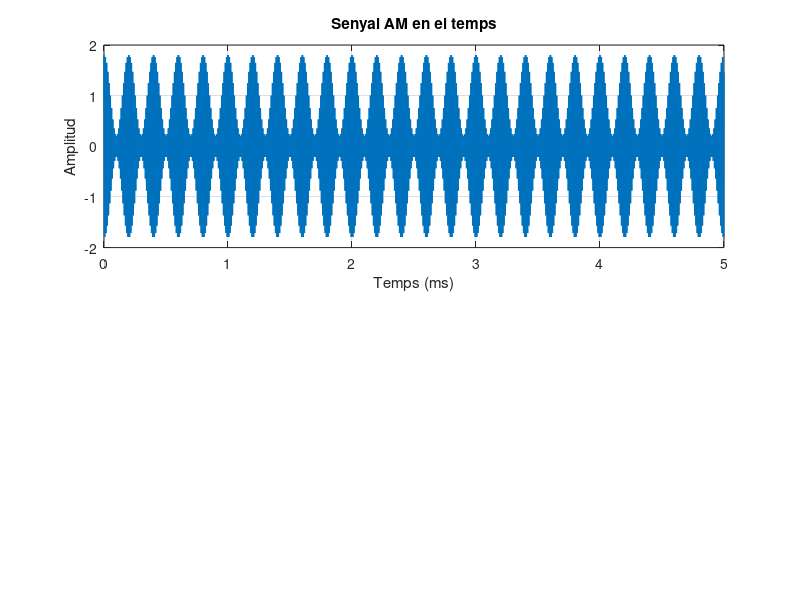

MATLAB code for this plot: (Note: this script raises an error after producing the figure.)
% Nom complet component/s del grup
clear all
close all

%% Paràmetres
fs = 1e6;
Tobs = 5e-3;
t = 0:1/fs:(Tobs-1/fs);
Z = 50;

fm = 5e3;
fc = 100e3;
m = 0.8;

%% Senyals moduladora i portadora
xm = cos(2*pi*fm*t);
xc = cos(2*pi*fc*t);

%% AM
sAM = (1 + m*xm).*xc;

figure
subplot(2,1,1)
plot(t*1e3, sAM, 'LineWidth', 1.2)
xlabel('Temps (ms)')
ylabel('Amplitud')
title('Senyal AM en el temps')
grid on

[Xam,kam] = FuncioTFZP(sAM, fs, 8*length(sAM));
subplot(2,1,2)
plot(kam/1e3, abs(Xam), 'LineWidth', 1.2)
xlabel('Freqüència (kHz)')
ylabel('|S_{AM}(f)|')
title('Espectre de la senyal AM')
axis([0 200 0 max(abs(Xam))*1.1])
grid on

%% Càlcul de m amb Emax i Emin
Emax = max(sAM);
Emin = min(sAM);
m_temps = (Emax - abs(Emin)) / (Emax + abs(Emin));

%% Càlcul de m amb espectre (fc i fc±fm)
[~,idx_fc] = min(abs(kam - fc));
[~,idx_fm_sup] = min(abs(kam - (fc+fm)));
A_fc = abs(Xam(idx_fc));
A_sb = abs(Xam(idx_fm_sup));
m_espectre = 2*(A_sb/A_fc);

%% Potència en dBm
PAMdBm = FuncioPotencia(Xam, kam, Z);
figure
plot(kam/1e3, PAMdBm, 'LineWidth', 1.2)
xlabel('Freqüència (kHz)')
ylabel('Potència (dBm)')
title('Potència espectral AM')
axis([0 200 min(PAMdBm) max(PAMdBm)+5])
grid on

%% DBL (doble banda lateral amb portadora suprimida)
sDBL = xm.*xc;
[Xdbl,kdbl] = FuncioTFZP(sDBL, fs, 8*length(sDBL));

figure
subplot(2,1,1)
plot(t*1e3, sDBL, 'LineWidth', 1.2)
xlabel('Temps (ms)')
ylabel('Amplitud')
title('Senyal DBL en el temps')
grid on
subplot(2,1,2)
plot(kdbl/1e3, abs(Xdbl), 'LineWidth', 1.2)
xlabel('Freqüència (kHz)')
ylabel('|S_{DBL}(f)|')
title('Espectre DBL')
axis([0 200 0 max(abs(Xdbl))*1.1])
grid on

%% BLU (BLS i BLI) amb seno i coseno
xh = sin(2*pi*fm*t);  % component en quadratura de la moduladora

sBLS = xm.*cos(2*pi*fc*t) - xh.*sin(2*pi*fc*t);
sBLI = xm.*cos(2*pi*fc*t) + xh.*sin(2*pi*fc*t);

[Xbls,kbls] = FuncioTFZP(sBLS, fs, 8*length(sBLS));
[Xbli,kbli] = FuncioTFZP(sBLI, fs, 8*length(sBLI));

figure
subplot(2,1,1)
plot(kbls/1e3, abs(Xbls), 'LineWidth', 1.2)
xlabel('Freqüència (kHz)')
ylabel('|S_{BLS}(f)|')
title('Espectre BLU - BLS')
axis([0 200 0 max(abs(Xbls))*1.1])
grid on
subplot(2,1,2)
plot(kbli/1e3, abs(Xbli), 'LineWidth', 1.2)
xlabel('Freqüència (kHz)')
ylabel('|S_{BLI}(f)|')
title('Espectre BLU - BLI')
axis([0 200 0 max(abs(Xbli))*1.1])
grid on

% Variables de validació
m_estimacions = [m_temps, m_espectre];
freq_interes = [fc-fm, fc, fc+fm];
